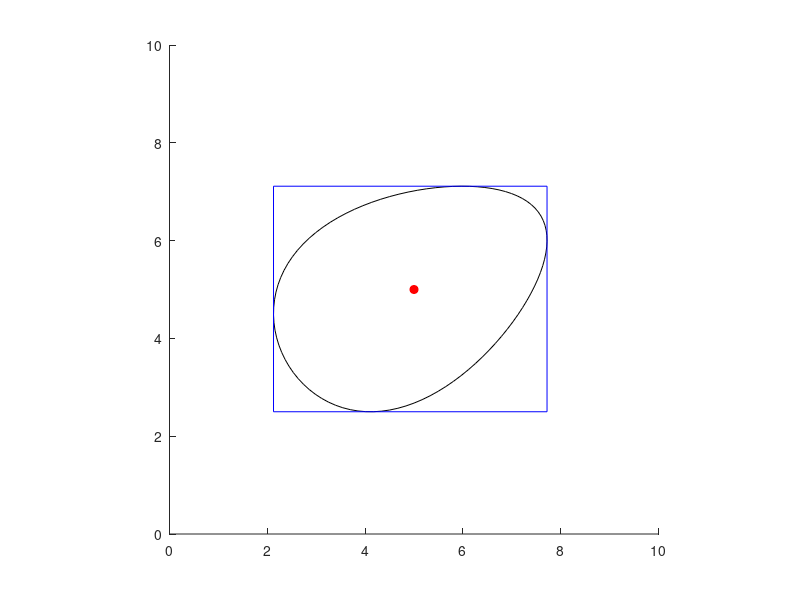

The MATLAB source for this figure:
%example of how to test the bounding box function
function bounding_box_test()
    clear;
    %set the oval hyper-parameters
    egg_params = struct();
    egg_params.a = 3; egg_params.b = 2; egg_params.c = .15;

    %specify the position and orientation of the egg
    x0 = 5; y0 = 5; theta = pi/6;

    %set up the axis
    hold on; axis equal; axis square
    axis([0,10,0,10])

    %plot the origin of the egg frame
    plot(x0,y0,'ro','markerfacecolor','r');

    %compute the perimeter of the egg
    [V_list, G_list] = egg_func(linspace(0,1,100),x0,y0,theta,egg_params);

    %plot the perimeter of the egg
    plot(V_list(1,:),V_list(2,:),'k');
    
    %compute the bounding box of the egg
    [x_range,y_range] = compute_bounding_box(x0,y0,theta,egg_params)

    %plot the bounding box of the egg
    plot([x_range(1), x_range(1)], [y_range(1), y_range(2)], 'b-')
    plot([x_range(1), x_range(2)], [y_range(2), y_range(2)], 'b-')
    plot([x_range(2), x_range(2)], [y_range(2), y_range(1)], 'b-')
    plot([x_range(2), x_range(1)], [y_range(1), y_range(1)], 'b-')
    hold off
end

% Function that computes the bounding box of an oval
%
% INPUTS:
% theta: rotation of the oval
% x0: horizontal offset of the oval
% y0: vertical offset of the oval
% egg_params: struct describing the hyperparameters of the oval
%
% OUTPUTS:
% x_range: x limits of bounding box [x_min,x_max]
% y_range: y limits of bounding box [y_min,y_max]

function [x_range,y_range] = compute_bounding_box(x0,y0,theta,egg_params)

    ftol = 1e-14; % ftol: termination threshold (stop when abs(f(x_{i}))<ftol
    dxtol = 1e-14; % dxtol: termination threshold (stop when interval abs(x_{i+1}-x_i) < dxtol)
    dxmax = 1e14;
    max_iter = 100;
    num_iter = max_iter;

    %you'll need to change this
    %you might even need multiple guesses
    %so that you can catch top/bottom/left/right points of egg
    %with multiple guesses, you will probably need a for loop!
    s_guess = linspace(0, 0.5, 201) ;
    s_guess2 = linspace(0.5, 1, 201);

    xfunc = @(s) eggwrapperx(s,x0,y0,theta,egg_params);
    yfunc = @(s) eggwrappery(s,x0,y0,theta,egg_params);

    % Find x extrema
    x_roots = [];

    for n = 1:length(s_guess)
        x_root = secant_solver(xfunc, s_guess(n), s_guess2(n), dxtol,ftol,max_iter,dxmax);
        x_roots = [x_roots, x_root];
    end

    y_roots = [];

    for n = 1:length(s_guess)
        y_root = secant_solver(yfunc, s_guess(n), s_guess2(n), dxtol,ftol,max_iter,dxmax);
        y_roots = [y_roots, y_root];
    end

    % Evaluate points at extrema
    [Vx,~] = egg_func(x_roots,x0,y0,theta,egg_params);
    [Vy,~] = egg_func(y_roots,x0,y0,theta,egg_params);

    % Bounding box
    x_range = [min(Vx(1,:)),max(Vx(1,:))];
    y_range = [min(Vy(2,:)),max(Vy(2,:))];

end


% Returns x-component of gradient
function xout = eggwrapperx(s, x0,y0,theta,egg_params)
    [V,G] = egg_func(s, x0, y0, theta, egg_params);
    xout = G(1);
end

function yout = eggwrappery(s, x0, y0, theta, egg_params)
    [V,G] = egg_func(s, x0, y0, theta, egg_params);
    yout = G(2);
end


% Egg function
function [V, G] = egg_func(s,x0,y0,theta,egg_params)
    %unpack the struct
    a=egg_params.a;
    b=egg_params.b;
    c=egg_params.c;
    
    %compute x (without rotation or translation)
    x = a*cos(2*pi*s);
    
    %useful intermediate variable
    f = exp(-c*x/2);
    
    %compute y (without rotation or translation)
    y = b*sin(2*pi*s).*f;
    
    %compute the derivatives of x and y (without rotation or translation)
    dx = -2*pi*a*sin(2*pi*s);
    df = (-c/2)*f.*dx;
    dy = 2*pi*b*cos(2*pi*s).*f + b*sin(2*pi*s).*df;
    
    %rotation matrix corresponding to theta
    R = [cos(theta),-sin(theta);sin(theta),cos(theta)];
    
    %compute position and gradient for rotated + translated oval
    V = R*[x;y]+[x0*ones(1,length(theta));y0*ones(1,length(theta))];
    G = R*[dx;dy];
end


% Secant solver
function [x, exit_flag] = secant_solver(fun,x0,x1,dxtol,ftol,max_iter,dxmax)

    exit_flag = 0;

    f0 = fun(x0);
    f1 = fun(x1);

    for i = 1:max_iter

        % Check denominator
        if abs(f1 - f0) < eps * max([1, abs(f1), abs(f0)])
            x = x1;
            return
        end

        % Calculate next estimate
        x_n = x1 - f1 * (x1 - x0) / (f1 - f0);

        % Check for numerical failure
        if ~isfinite(x_n)
            x = x_n;
            return
        end

        % Check maximum step
        if abs(x_n - x1) > dxmax
            x = x_n;
            return
        end

        % Evaluate function
        f_n = fun(x_n);

        % Check function convergence
        if abs(f_n) < ftol
            x = x_n;
            exit_flag = 1;
            return
        end

        % Check x convergence
        if abs(x_n - x1) < dxtol
            x = x_n;
            exit_flag = 1;
            return
        end

        % Update
        x0 = x1;
        f0 = f1;

        x1 = x_n;
        f1 = f_n;
    end

    x = x_n;
end
